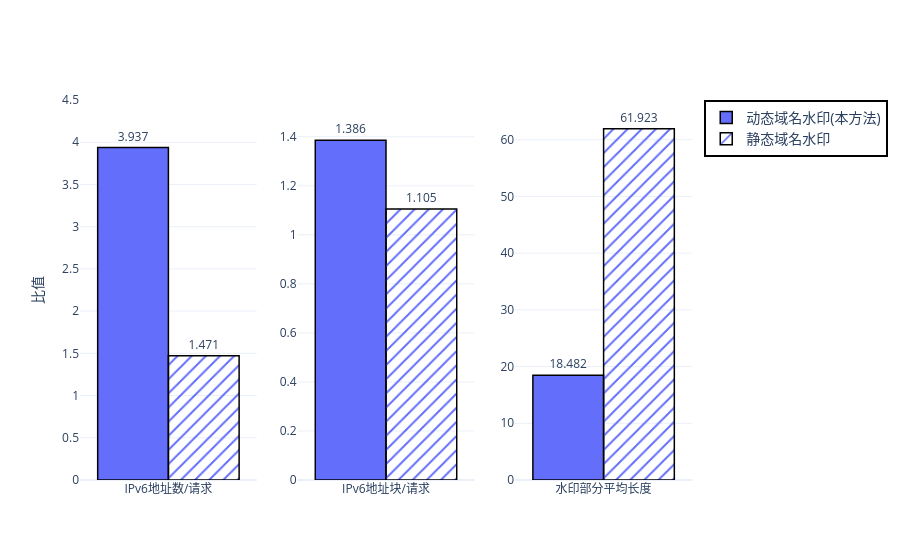

Write notebook code for a chart like this one.
### Code cell
from plotly.subplots import make_subplots 
blue=px.colors.qualitative.Plotly[0]

fig = make_subplots(rows=1, cols=3)
data=[
    ["IPv6地址数/请求","动态域名水印(本方法)",3.937,"IPv6地址数/请求"],
    ["IPv6地址数/请求","静态域名水印",1.471,"IPv6地址数/请求"],
    ["IPv6地址块/请求","动态域名水印(本方法)",1.386,"IPv6地址块/请求"],
    ["IPv6地址块/请求","静态域名水印",1.105,"IPv6地址块/请求"],
    ["水印部分平均长度","动态域名水印(本方法)",18.482,"水印部分平均长度"],
    ["水印部分平均长度","静态域名水印",61.923,"水印部分平均长度"],]
d=pd.DataFrame(data,columns=["比较指标","方法","比值","指标"])
fig.add_trace(go.Bar(name="动态域名水印(本方法)",x=["IPv6地址数/请求"], y=[3.937],text="3.937"),
    row=1, col=1
)
fig.add_trace(go.Bar(name="静态域名水印",x=["IPv6地址数/请求"], y=[1.471],text="1.471",marker_pattern_shape="/",marker_color=blue,textposition='outside'),
    row=1, col=1
)
fig.add_trace(
    go.Bar(name="动态域名水印(本方法)",x=["IPv6地址块/请求"], y=[1.386],text="1.386",marker_color=blue,showlegend=False,textposition='outside'),
    row=1, col=2
)
fig.add_trace(go.Bar(name="静态域名水印",x=["IPv6地址块/请求"], y=[1.105],text="1.105",marker_pattern_shape="/",marker_color=blue,showlegend=False,textposition='outside'),
    row=1, col=2
)
fig.add_trace(
    go.Bar(name="动态域名水印(本方法)",x=["水印部分平均长度"], y=[18.482],text="18.482",marker_color=blue,showlegend=False,textposition='outside'),
    row=1, col=3
)
fig.add_trace(go.Bar(name="静态域名水印",x=["水印部分平均长度"], y=[61.923],text="61.923",marker_pattern_shape="/",marker_color=blue,showlegend=False,textposition='outside'),
    row=1, col=3
)
# fig=px.bar(d,text_auto=True,facet_col="指标",facet_col_spacing=0.1,x="比较指标",y="比值",barmode="group",template="plotly_white",pattern_shape="方法")
fig.update_traces(textposition="outside",marker=dict(pattern_fillmode="replace",line_color="black",line_width=1.5))
fig["layout"]["yaxis"].update({"range":[0,4.5],"title":"比值"})
fig["layout"]["yaxis2"].update({"range":[0,1.55]})
fig["layout"]["yaxis3"].update({"range":[0,67]})
fig.update_layout(
    font_size=12,
            template="plotly_white",
            legend=dict(
            font_size=14,    
            x=1.02,
            y=1,
            title_font_family="Times New Roman",
            bordercolor="Black",
            borderwidth=2))
fig.write_image("./waterperquery_compare.pdf")
fig.show()

### Figure 1 — Plotly figure (JSON) as saved in the notebook; plotly's stock layout.template omitted (floating-point values rounded to 4 significant figures)
{"data": [{"marker": {"line": {"color": "black", "width": 1.5}, "pattern": {"fillmode": "replace"}}, "name": "动态域名水印(本方法)", "text": "3.937", "textposition": "outside", "type": "bar", "x": ["IPv6地址数/请求"], "xaxis": "x", "y": [3.937], "yaxis": "y"}, {"marker": {"color": "#636EFA", "line": {"color": "black", "width": 1.5}, "pattern": {"fillmode": "replace", "shape": "/"}}, "name": "静态域名水印", "text": "1.471", "textposition": "outside", "type": "bar", "x": ["IPv6地址数/请求"], "xaxis": "x", "y": [1.471], "yaxis": "y"}, {"marker": {"color": "#636EFA", "line": {"color": "black", "width": 1.5}, "pattern": {"fillmode": "replace"}}, "name": "动态域名水印(本方法)", "showlegend": false, "text": "1.386", "textposition": "outside", "type": "bar", "x": ["IPv6地址块/请求"], "xaxis": "x2", "y": [1.386], "yaxis": "y2"}, {"marker": {"color": "#636EFA", "line": {"color": "black", "width": 1.5}, "pattern": {"fillmode": "replace", "shape": "/"}}, "name": "静态域名水印", "showlegend": false, "text": "1.105", "textposition": "outside", "type": "bar", "x": ["IPv6地址块/请求"], "xaxis": "x2", "y": [1.105], "yaxis": "y2"}, {"marker": {"color": "#636EFA", "line": {"color": "black", "width": 1.5}, "pattern": {"fillmode": "replace"}}, "name": "动态域名水印(本方法)", "showlegend": false, "text": "18.482", "textposition": "outside", "type": "bar", "x": ["水印部分平均长度"], "xaxis": "x3", "y": [18.48], "yaxis": "y3"}, {"marker": {"color": "#636EFA", "line": {"color": "black", "width": 1.5}, "pattern": {"fillmode": "replace", "shape": "/"}}, "name": "静态域名水印", "showlegend": false, "text": "61.923", "textposition": "outside", "type": "bar", "x": ["水印部分平均长度"], "xaxis": "x3", "y": [61.92], "yaxis": "y3"}], "layout": {"font": {"size": 12}, "legend": {"bordercolor": "Black", "borderwidth": 2, "font": {"size": 14}, "title": {"font": {"family": "Times New Roman"}}, "x": 1.02, "y": 1}, "xaxis": {"anchor": "y", "domain": [0, 0.2889]}, "xaxis2": {"anchor": "y2", "domain": [0.3556, 0.6444]}, "xaxis3": {"anchor": "y3", "domain": [0.7111, 1]}, "yaxis": {"anchor": "x", "domain": [0, 1], "range": [0, 4.5], "title": {"text": "比值"}}, "yaxis2": {"anchor": "x2", "domain": [0, 1], "range": [0, 1.55]}, "yaxis3": {"anchor": "x3", "domain": [0, 1], "range": [0, 67]}}}
